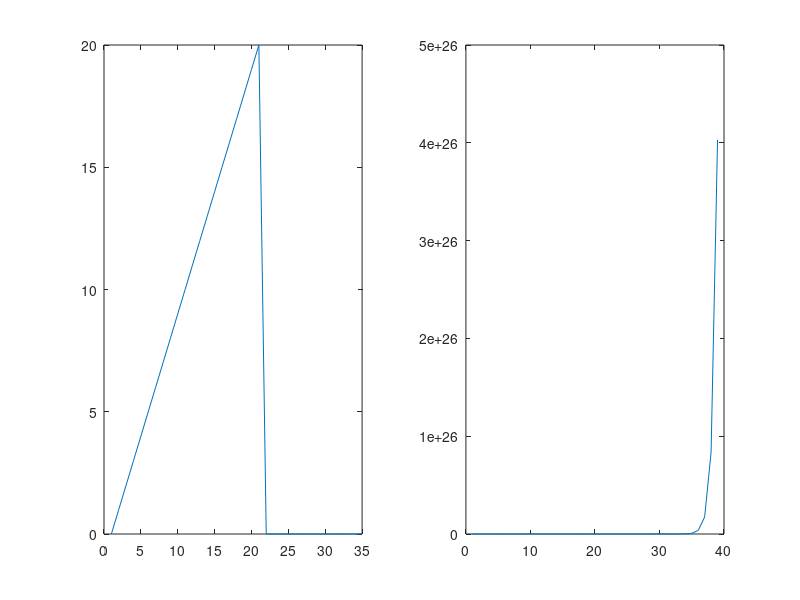
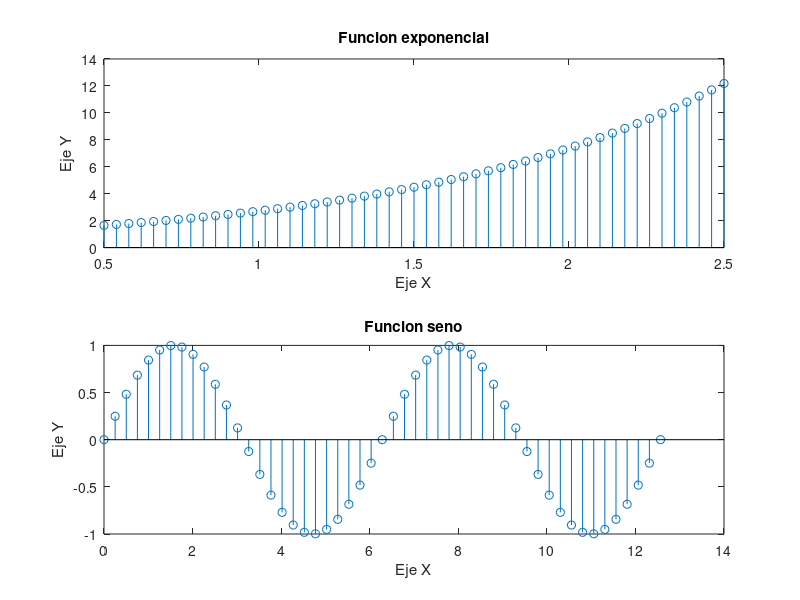

Here is the MATLAB script that generated these plots, in order:
xa = 0:20;
xb = zeros(1,14);
x1 =[xa xb];
x2 = zeros(1,39);
for x =4:39
    x2(x) = exp(x*pi/2);
end
figure(1)
subplot(1,2,1),plot(x1);
subplot(1,2,2),plot(x2);

convolucion = conv(x1,x2);
figure(2)
plot(convolucion);
%%
x = linspace(0.5,2.5,51);
x1 = linspace(0,4*pi,51);
y = exp(x);
y1 = sin(x1);
subplot(2,1,1);
stem(x,y); title('Funcion exponencial'),xlabel('Eje X'),ylabel('Eje Y');
subplot(2,1,2);
stem(x1,y1);title('Funcion seno'),xlabel('Eje X'), ylabel('Eje Y');

